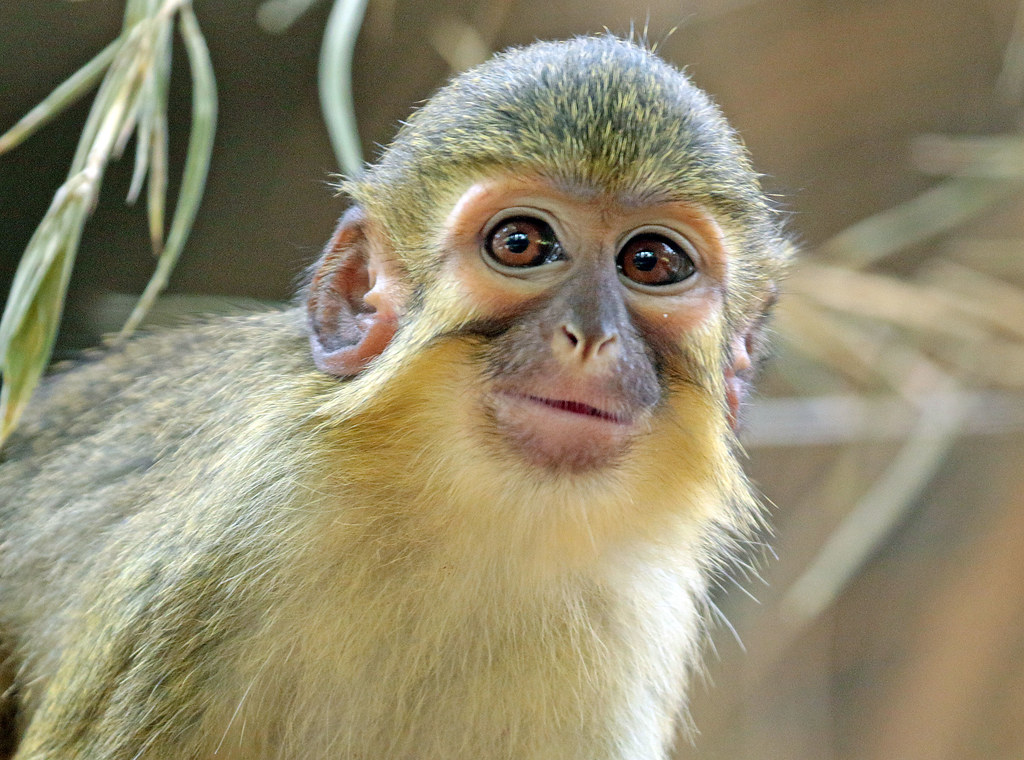
#> input picture Lab3/image.png, 1024 x 760 px
$ python zad1.py
#> lines starting #> are read from the running program, lines starting #| are printed output that depends on the picture
from multiprocessing import Pool
import numpy as np
import cv2


def f(x):
    return x*x


def sobel_filter(img):
    # Sobel filter implementation
    sobel_x = np.array([[-1, 0, 1], [-2, 0, 2], [-1, 0, 1]])
    sobel_y = np.array([[-1, -2, -1], [0, 0, 0], [1, 2, 1]])

    # Apply the filters
    gradient_x = cv2.filter2D(img, -1, sobel_x)
    gradient_y = cv2.filter2D(img, -1, sobel_y)
    # Calculate the gradient magnitude
    gradient_magnitude = np.sqrt(np.square(gradient_x) + np.square(gradient_y))
    return gradient_magnitude


if __name__ == '__main__':
    with Pool(5) as p:
        print(p.map(f, [1, 2, 3]))

    # open image with pillow and apply Sobel filter on it

    img = cv2.imread('image.png')
#> img is the input picture: shape (760, 1024, 3); mean B, G, R 111.3, 138.7, 146.4

    # Convert the image to grayscale
    gray = cv2.cvtColor(img, cv2.COLOR_BGR2GRAY)
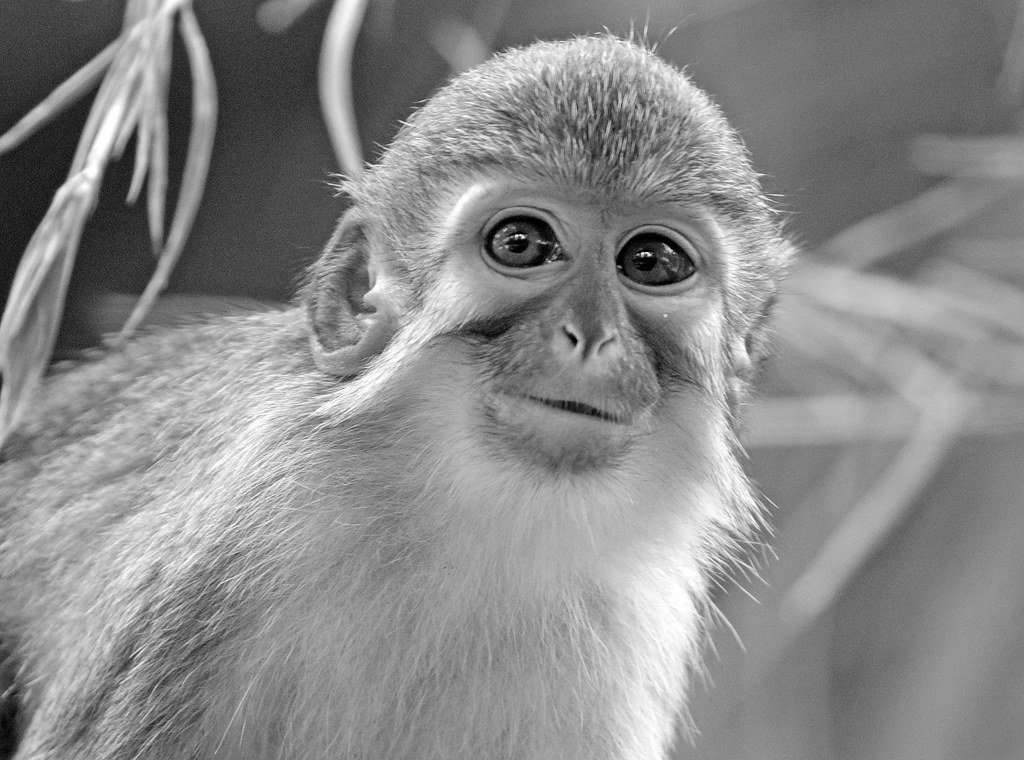
#> gray: shape (760, 1024); min 0, max 255, mean 137.9

    # Split image to n^2 parts and use Pool to apply Sobel filter on each part
    n = 4
    h, w = gray.shape
#> h = 760; w = 1024
    h_step = h // n
#> h_step = 190
    w_step = w // n
#> w_step = 256
    parts = []
    for i in range(n):
        for j in range(n):
            part = gray[i*h_step:(i+1)*h_step, j*w_step:(j+1)*w_step]
            parts.append(part)
#> after the loop, parts = 16 items

    with Pool(5) as p:
        gradient_magnitudes = p.map(sobel_filter, parts)
#> gradient_magnitudes = 16 items

    # Combine the gradient magnitudes of the parts
    gradient_magnitude_combined = np.zeros_like(gray)
    for i in range(n):
        for j in range(n):
            gradient_magnitude_combined[i*h_step:(i+1)*h_step, j*w_step:(j+1)*w_step] = gradient_magnitudes[i*n + j]
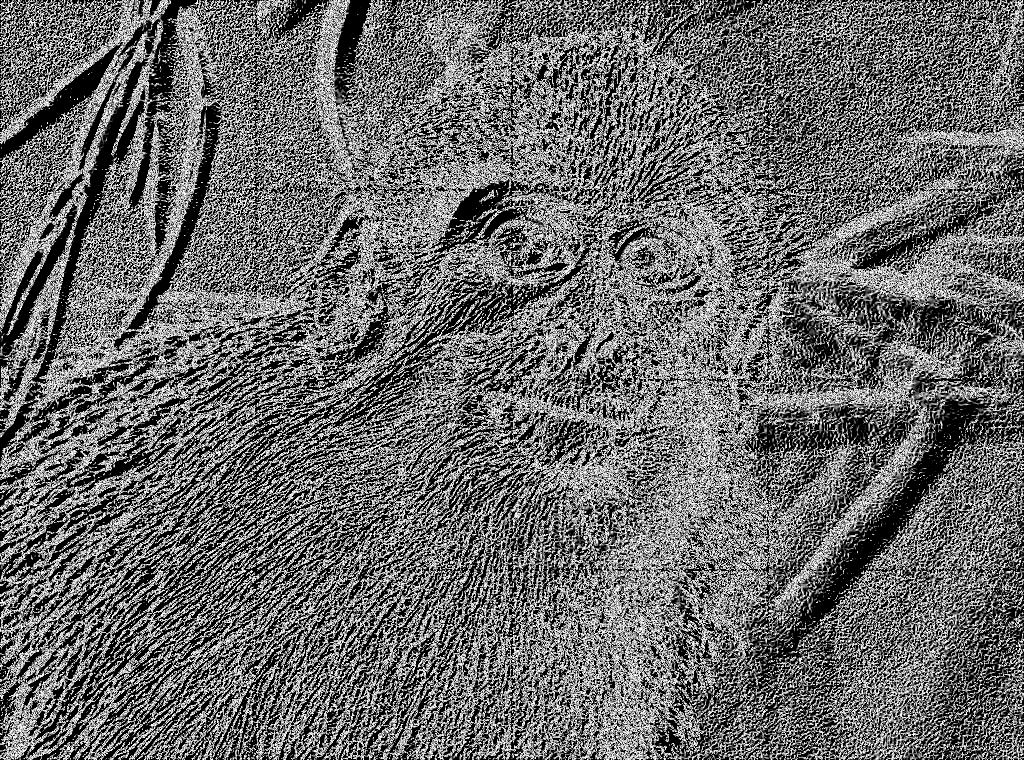
#> gradient_magnitude_combined: shape (760, 1024); min 0, max 15, mean 6.21; drawn with min black and max white

    # Display the result
    cv2.imshow('Sobel Filter', gradient_magnitude_combined)
    cv2.waitKey(0)
